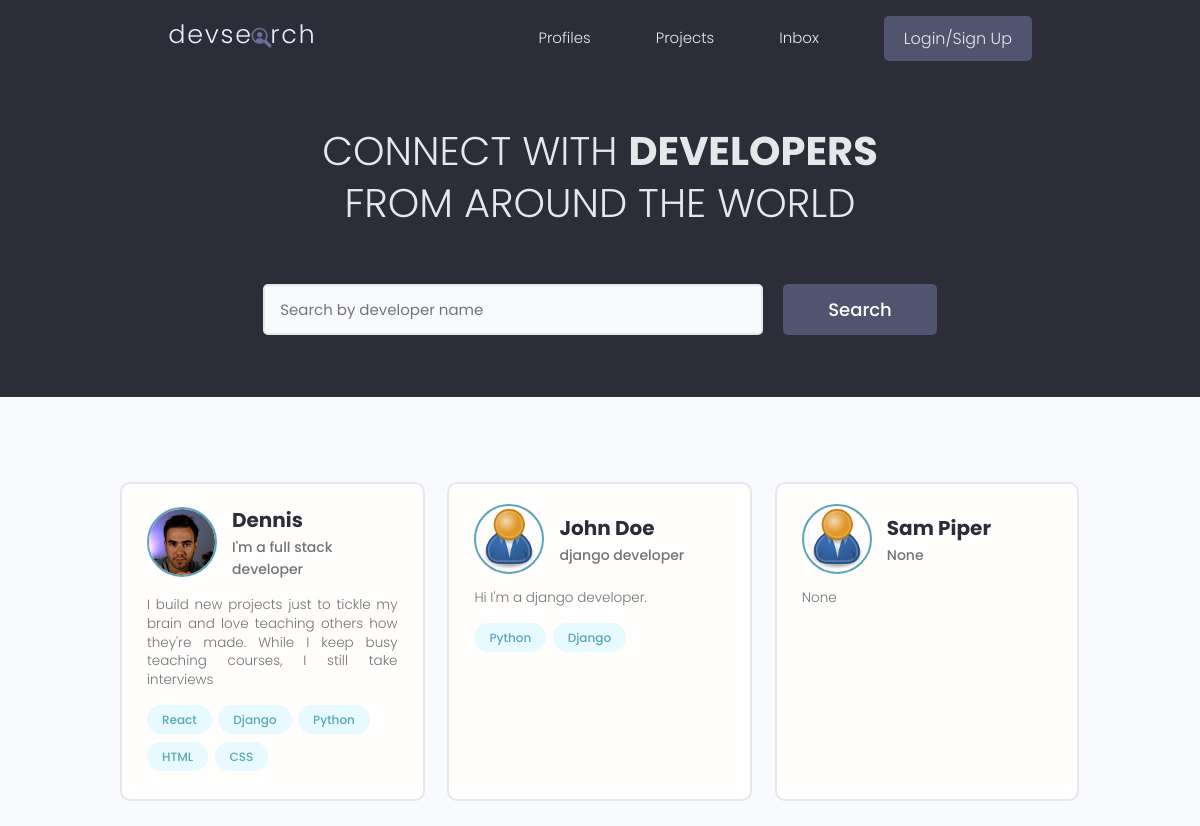
The page / on the database its author committed.
### users/models.py (models this page shows, shortened)
class Profile(models.Model):
    user = models.OneToOneField(User, on_delete=models.CASCADE, null=True, blank=True)
    name = models.CharField(max_length=200, blank=True, null=True)
    email = models.EmailField(max_length=500, blank=True, null=True)
    username = models.CharField(max_length=200, blank=True, null=True)
    location = models.CharField(max_length=200, blank=True, null=True)
    short_intro = models.CharField(max_length=200, blank=True, null=True)
    bio = models.TextField(blank=True, null=True)
    profile_image = models.ImageField(null=True, blank=True, upload_to='profiles/', default="profiles/user-default.png")
    social_github = models.CharField(max_length=200, blank=True, null=True)
    social_twitter = models.CharField(max_length=200, blank=True, null=True)
    social_linkedin = models.CharField(max_length=200, blank=True, null=True)
    social_youtube = models.CharField(max_length=200, blank=True, null=True)
    social_website = models.CharField(max_length=200, blank=True, null=True)
    created = models.DateTimeField(auto_now_add=True)
    id = models.UUIDField(default=uuid.uuid4, unique=True, primary_key=True, editable=False)

class Skill(models.Model):
    owner = models.ForeignKey(Profile, on_delete=models.CASCADE, null=True, blank=True)
    name = models.CharField(max_length=200, blank=True, null=True)
    description = models.TextField(null=True, blank=True)
    created = models.DateTimeField(auto_now_add=True)
    id = models.UUIDField(default=uuid.uuid4, unique=True, primary_key=True, editable=False)
    def __str__(self):
        return str(self.name)

### users/views.py (the view)
# urls.py: path('', views.profiles, name="profiles"),
def profiles(request):
    profiles = Profile.objects.all()
    context = {'profiles':profiles}
    return render(request, 'users/profiles.html', context)

### users/templates/users/profiles.html (shortened to what this page needs)
{% extends 'main.html' %}
{% block content %}
<main class="home">
    <section class="hero-section text-center">
      <div class="container container--narrow">
        <div class="hero-section__box">
          <h2>CONNECT WITH <span>DEVELOPERS</span></h2>
          <h2>FROM AROUND THE WORLD</h2>
        </div>
        <div class="hero-section__search">
          <form class="form" action="#" method="get">
            <div class="form__field">
              <input class="input input--text" id="formInput#search" type="text" name="text"
                placeholder="Search by developer name" />
            </div>
            <input class="btn btn--sub btn--lg" type="submit" value="Search" />
          </form>
        </div>
      </div>
    </section>
    <section class="devlist">
      <div class="container">
        <div class="grid grid--three">
            {% for profile in profiles %}
            <div class="column card">
            <div class="dev">
              <a href="{% url 'user-profile' profile.id %}" class="card__body">
                <div class="dev__profile">
                  <img class="avatar avatar--md" src="{{ profile.profile_image.url }}" alt="image" />
                  <div class="dev__meta">
                    <h3>{{profile.name}}</h3>
                    <h5>{{profile.short_intro|slice:"60"}}</h5>
                  </div>
                </div>
                <p class="dev__info">
                 {{profile.bio|slice:"150"}}
                </p>
                <div class="dev__skills">
                {% for skill in profile.skill_set.all|slice:"5" %}
                  <span class="tag tag--pill tag--main">
                    <small>{{skill}}</small>
                  </span>
                {% endfor %}
                </div>
              </a>
            </div>
          </div>
          {% endfor %}
        </div>
      </div>
    </section>
  </main>
{% endblock content %}

### static/styles/app.css (style rules this page uses)
:root { --color-sub: #2d2d39; }
.btn--sub { background-color: var(--color-sub-light); }
.card { border: 2px solid var(--color-light); }
img { width: 100%; }
.hero-section { height: 40vh; display: flex; align-items: center; background-color: var(--color-sub); }
.hero-section__box { margin-bottom: 4rem; }
.hero-section__box > h2, .hero-section__box > h2 > span { font-size: 4rem; color: var(--color-light); line-height: 1.3; text-transform: uppercase; }
.hero-section__box > h2 { font-weight: 300; }
.hero-section__box > h2 > span { font-weight: 700; }
.hero-section__search > .form { display: flex; align-items: center; justify-content: center; gap: 2rem; }
.hero-section__search > .form input.input--text { width: 50rem; }
.devlist { margin-top: 8rem; }
.devlist .grid { align-items: stretch; }
.devlist .dev .dev__profile { display: flex; align-items: center; gap: 1.5rem; }
.devlist .dev .dev__meta h3 { color: var(--color-sub); font-size: 2rem; font-weight: 700; }
.devlist .dev .dev__meta h5 { color: var(--color-text); font-size: 1.4rem; font-weight: 500; }
.devlist .dev .dev__info { margin: 1.5rem 0; font-size: 1.35rem; line-height: 1.4; text-align: justify; }

### static/uikit/styles/modules/_variables.css (style rules this page uses)
:root { --color-main: #5aa5b9; --color-main-light: #e6faff; --color-sub: #3f4156; --color-sub-light: #51546e; --color-sub-lighter: #ededfd; --color-text: #737373; --color-gray: #8b8b8b; --color-light: #e5e7eb; --color-light-gray: #767676; --color-bg: #f8fafd; --color-white: #fffefd; --color-white-light: #f3f3f3; --color-success: #359e64; --color-success-bg: #def8e8; --color-error: #fc4b0b; --color-error-bg: #fff2ee; --font-base: 'Poppins', arial, helvetica, 'Segoe UI', roboto, ubuntu, sans-serif; --font-monospace: 'Fira Code', 'Courier New', courier, monospace; --font-regular: 300; --font-medium: 500; --font-bold: 700; --generic-shadow: 1px 1px 5px #00000010; --generic-transition: all 0.3s ease-in-out; }

### static/uikit/styles/modules/_base.css (style rules this page uses)
* { margin: 0; padding: 0; box-sizing: border-box; text-rendering: optimizeLegibility; color: inherit; font-size: inherit; }
html { font-size: 50%; }
@media only screen and (min-width: 480px) { html { font-size: 56.25%; } }
@media only screen and (min-width: 1200px) { html { font-size: 62.5%; } }
body { line-height: 1.6; font-weight: 400; font-size: 1.5rem; color: var(--color-text); background-color: var(--color-bg); min-height: 100vh; }

### static/uikit/styles/modules/_typography.css (style rules this page uses)
* { font-family: var(--font-base); }
h2 { font-size: 3.6rem; font-weight: var(--font-bold); }
h3 { font-size: 3.2rem; font-weight: var(--font-medium); }
h5 { font-size: 2.4rem; font-weight: var(--font-medium); }
h5, h6 { font-weight: var(--font-regular); }
p, span, strong { font-size: 1.6rem; color: var(--color-text); font-weight: var(--font-regular); }
a { padding-bottom: 2px; text-decoration: none; display: inline-block; color: var(--color-main); font-weight: var(--font-medium); }

### static/uikit/styles/modules/_utilities.css (style rules this page uses)
.container { width: 92%; max-width: 165rem; margin: 0 auto; box-sizing: border-box; }
.container--narrow { width: 92%; max-width: 120rem; }
@media screen and (min-width: 1000px) { .container { width: 90%; } }
@media screen and (min-width: 1000px) { .container--narrow { width: 85%; } }
@media screen and (min-width: 1200px) { .container { width: 80%; } }
@media screen and (min-width: 1200px) { .container--narrow { width: 72%; } }
.text-center { text-align: center; }

### static/uikit/styles/modules/_avatar.css (style rules this page uses)
.avatar { border-radius: 50%; border: 2px solid var(--color-main); object-fit: cover; }
.avatar--md { height: 7rem; width: 7rem; }

### static/uikit/styles/modules/_button.css (style rules this page uses)
.btn { display: inline-block; position: relative; cursor: pointer; background-color: var(--color-light); font-weight: var(--font-medium); color: var(--color-sub); text-decoration: none; padding: 1rem 2rem; border-radius: 0.5rem; border: none; width: -webkit-fit-content; width: -moz-fit-content; width: fit-content; height: -webkit-fit-content; height: -moz-fit-content; height: fit-content; font-size: 1.6rem; outline-width: 0; outline-color: transparent; -webkit-backface-visibility: hidden; backface-visibility: hidden; transition: all 0.3s ease-in-out; }
.btn--sub { background-color: var(--color-sub); color: var(--color-white); }
.btn--lg { font-size: 1.8rem; padding: 1.2rem 4.5rem; }

### static/uikit/styles/modules/_card.css (style rules this page uses)
.card { border-radius: 1rem; background-color: var(--color-white); border: 1.5px solid var(--color-light); width: auto; height: auto; margin-top: 0.5rem; margin-bottom: 0.5rem; overflow: hidden; }
.card__body, .card__header { padding: 2rem 2.5rem; }

### rows shown on the page
Profile: profile_image (picture), name "Dennis", short_intro "I'm a full stack developer", bio "I build new projects just to tickle my brain and love teaching others how they're made. While I keep busy teaching courses, I still take interviews"
Skill: name "React"
Skill: name "Django"
Skill: name "Python"
Skill: name "HTML"
Skill: name "CSS"
Profile: profile_image (placeholder picture), name "John Doe", short_intro "django developer", bio "Hi I'm a django developer."
Skill: name "Python"
Skill: name "Django"
Profile: profile_image (placeholder picture), name "Sam Piper", short_intro "None", bio "None"
